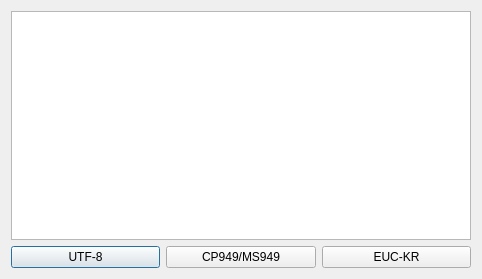
<?xml version="1.0" encoding="UTF-8"?>
<ui version="4.0">
 <class>V</class>
 <widget class="QDialog" name="V">
  <property name="geometry">
   <rect>
    <x>0</x>
    <y>0</y>
    <width>482</width>
    <height>279</height>
   </rect>
  </property>
  <property name="sizePolicy">
   <sizepolicy hsizetype="Fixed" vsizetype="Fixed">
    <horstretch>0</horstretch>
    <verstretch>0</verstretch>
   </sizepolicy>
  </property>
  <property name="maximumSize">
   <size>
    <width>16777215</width>
    <height>16777215</height>
   </size>
  </property>
  <property name="windowTitle">
   <string>인코딩 변경</string>
  </property>
  <layout class="QVBoxLayout" name="verticalLayout_2">
   <item>
    <widget class="QListWidget" name="layersList">
     <property name="selectionMode">
      <enum>QAbstractItemView::ExtendedSelection</enum>
     </property>
     <property name="viewMode">
      <enum>QListView::ListMode</enum>
     </property>
    </widget>
   </item>
   <item>
    <layout class="QVBoxLayout" name="verticalLayout">
     <item>
      <layout class="QHBoxLayout" name="horizontalLayout">
       <item>
        <widget class="QPushButton" name="encodingUTF">
         <property name="text">
          <string>UTF-8</string>
         </property>
        </widget>
       </item>
       <item>
        <widget class="QPushButton" name="encodingCP">
         <property name="text">
          <string>CP949/MS949</string>
         </property>
        </widget>
       </item>
       <item>
        <widget class="QPushButton" name="encodingEUC">
         <property name="text">
          <string>EUC-KR</string>
         </property>
        </widget>
       </item>
      </layout>
     </item>
    </layout>
   </item>
  </layout>
 </widget>
 <resources/>
 <connections/>
</ui>
